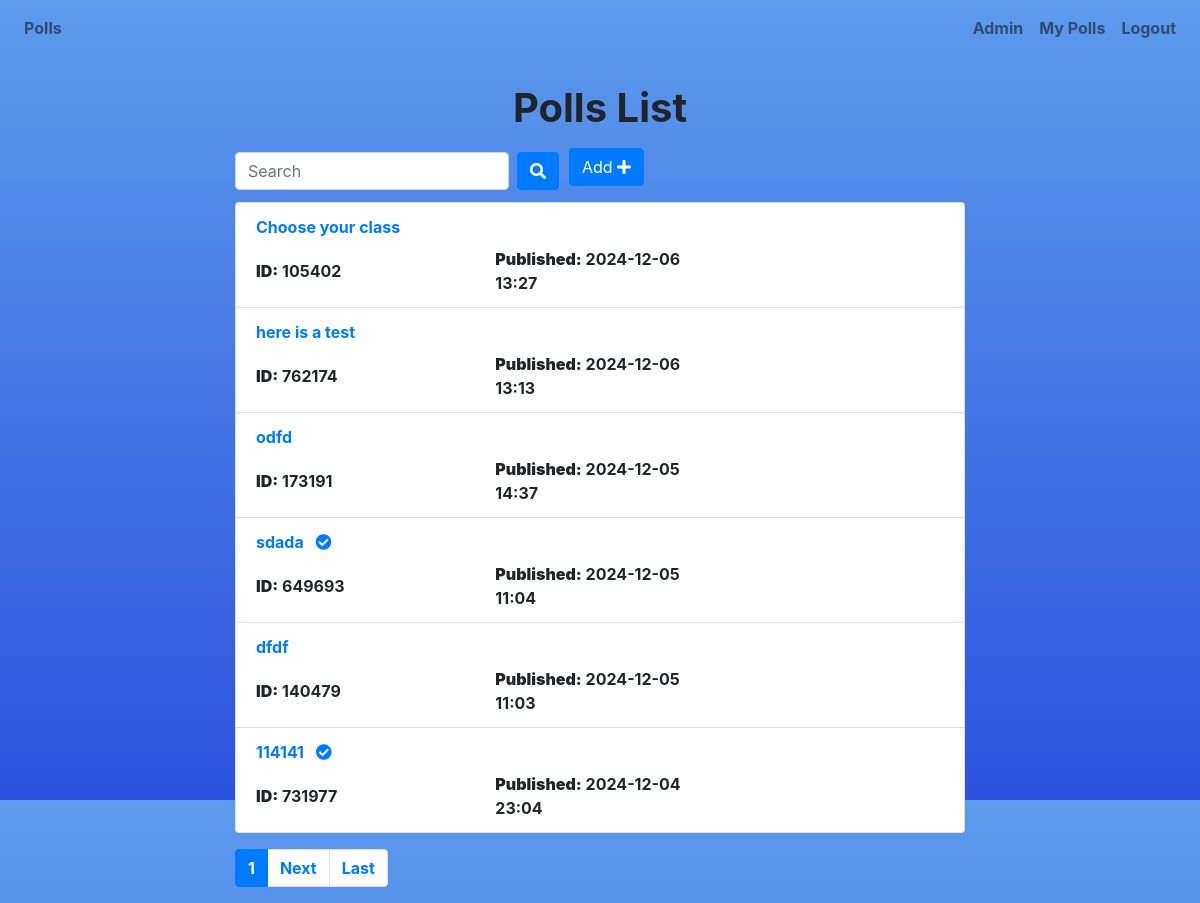
Page /polls/poll/list/ (signed in) on the earlier database version.
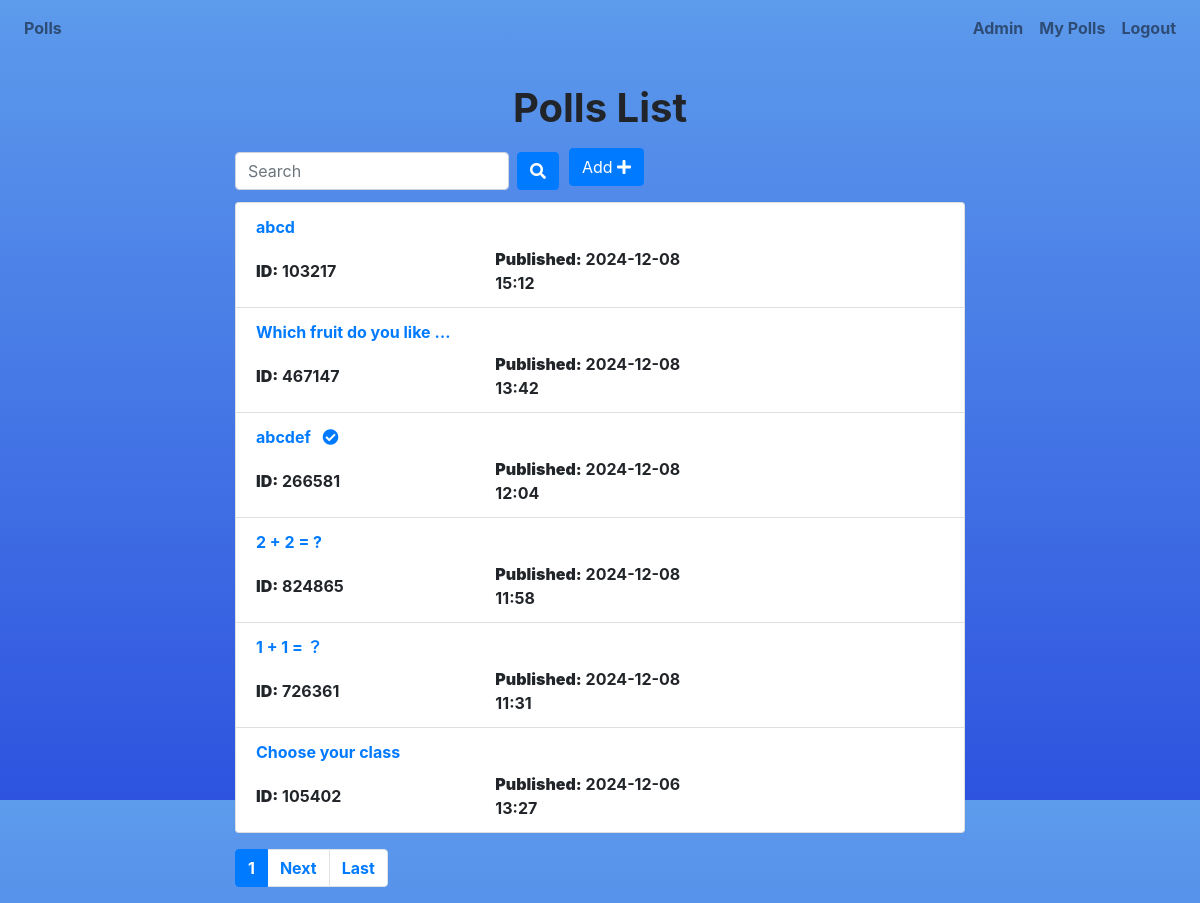
Same page on the later database version.
### polls/models.py (models this page shows, shortened)
class Poll(models.Model):
    owner = models.ForeignKey(User, on_delete=models.CASCADE)
    poll_id = models.TextField(unique=True, blank=True)
    text = models.TextField()
    pub_date = models.DateTimeField(default=timezone.now)
    active = models.BooleanField(default=True)

### polls/views.py (the view)
# urls.py: path('poll/list/', views.polls_list, name='list'),
@login_required()
def polls_list(request):
    all_polls = Poll.objects.all().order_by('-pub_date')
    search_term = ''
    if 'name' in request.GET:
        all_polls = all_polls.order_by('text')
    if 'date' in request.GET:
        pass
    if 'vote' in request.GET:
        all_polls = all_polls.annotate(Count('vote')).order_by('vote__count')
    if 'search' in request.GET:
        search_term = request.GET['search']
        all_polls = all_polls.filter(text__icontains=search_term)
    paginator = Paginator(all_polls, 6)  # Show 6 contacts per page
    page = request.GET.get('page')
    polls = paginator.get_page(page)
    get_dict_copy = request.GET.copy()
    params = get_dict_copy.pop('page', True) and get_dict_copy.urlencode()
    context = {
        'polls': polls,
        'params': params,
        'search_term': search_term,
    }
    return render(request, 'polls/polls_list.html', context)

### polls/templates/polls/polls_list.html (shortened to what this page needs)
{% extends 'base.html' %}
{% load static %}
{% block custom_css %}
<link rel="stylesheet" href="{% static 'css/poll.css' %}">
{% endblock custom_css %}
{% block content %}
<div class="container" style="margin-top: -1vw;">
    <div class="row" style="margin-top: 20px">
        <div class="col-md-8 offset-sm-2">
            <h1 class="text-center mt-3 mb-3">Polls List</h1>
            <form class="form-inline">
                <div class="form-group mr-sm-2 mb-2">
                    <input type="search" class="form-control" name="search" placeholder="Search" value="{{ search_term }}">
                </div>
                <button type="submit" class="btn btn-primary mb-2"><i class="fas fa-search"></i></button>
                <a class="btn btn-primary mb-3 float-right" href="{% url 'polls:add' %}" role="button" style="margin-left: 10px; margin-bottom: -2px;">Add <i class="fas fa-plus"></i></a>
            </form>
            <ul class="list-group">
                {% for poll in polls %}
                <li class="list-group-item">
                    <a href="{% url 'polls:detail' poll.id %}">
                        {{ poll.text|truncatewords:5 }}
                        {% if not poll.active %}
                            <i class="fas fa-check-circle ml-2"></i>
                        {% endif %}
                    </a>
                    <div class="row mt-2 align-items-center">
                        <div class="col">
                            <strong>ID:</strong> {{ poll.poll_id }}
                        </div>
                        <div class="col">
                            <strong>Published:</strong> {{ poll.pub_date|date:"Y-m-d H:i" }}
                        </div>
                            <div class="col">
                            </div>
                    </div>
                </li>
                {% endfor %}
            </ul>
            <nav class="mt-3">
                <ul class="pagination">
                    <li class="page-item active"><a class="page-link" href="">{{ polls.number }}</a></li>
                    {% if polls.has_next %}
                    <li class="page-item"><a class="page-link" href="?page={{ polls.next_page_number }}&{{ params }}">Next</a></li>
                    <li class="page-item"><a class="page-link" href="?page={{ polls.paginator.num_pages }}&{{ params }}">Last</a></li>
                    {% endif %}
                </ul>
            </nav>
        </div>
    </div>
</div>
{% endblock content %}

### templates/base.html (shortened to what this page needs)
{% load static %}
<!DOCTYPE html>
<html lang="en">
<head>
    <link rel="stylesheet" href="https://maxcdn.bootstrapcdn.com/bootstrap/4.0.0/css/bootstrap.min.css"
>
    <link rel="stylesheet" href="https://use.fontawesome.com/releases/v5.6.3/css/all.css"
>
    {% block custom_css %}{% endblock custom_css %}
</head>
<body>
    {% include 'includes/navbar.html' %}
    {% block content %}
    {% endblock content %}
</body>
</html>

### templates/includes/navbar.html (shortened to what this page needs)
{% load static %}
{% block custom_css %}
<link rel="stylesheet" href="{% static 'css/nav.css' %}">
{% endblock custom_css %}
<nav class="navbar navbar-expand-sm navbar-light bg-light" style="top: 0; position: fixed; width: 100%; z-index: 1030;">
    <div class="collapse navbar-collapse" id="collapsibleNavId">
        <ul class="navbar-nav mr-auto mt-2 mt-lg-0">
            <li class="nav-item">
                <a class="nav-link" href="{% url 'polls:list' %}">Polls</a>
            </li>
        </ul>
        <div class="navbar-nav ml-auto">
            <a class="nav-link" href="/admin/">Admin</a>
            {% if request.user.is_authenticated %}
            <a class="nav-link" href="{% url 'polls:list_by_user' %}">My Polls</a>
            <a class="nav-link" href="{% url 'accounts:index' %}">Logout</a>
            {% endif %}
        </div>
    </div>
</nav>

### static/css/poll.css (style rules this page uses)
html, body { height:102%; font-weight: bold; padding-top: 30px; }
body { background: linear-gradient(to bottom, #5d9bec, #2d53df); }
h1 { font-weight: bold; }
a { font-weight: bold; }

### static/css/nav.css (style rules this page uses)
.navbar { background: linear-gradient(to bottom, #5d9bec, #5995eb); }
a { font-weight: bold; }

Differences in the rows shown:
no longer on this page (row unchanged): Poll: text "here is a test", poll_id "762174", pub_date "2024-12-06 13:13"
removed Poll: text "odfd", poll_id "173191", pub_date "2024-12-05 14:37"
removed Poll: text "sdada", active False (drawn), poll_id "649693", pub_date "2024-12-05 11:04"
removed Poll: text "dfdf", poll_id "140479", pub_date "2024-12-05 11:03"
removed Poll: text "114141", active False (drawn), poll_id "731977", pub_date "2024-12-04 23:04"
added Poll: text "abcd", poll_id "103217", pub_date "2024-12-08 15:12"
added Poll: text "Which fruit do you like …", poll_id "467147", pub_date "2024-12-08 13:42"
added Poll: text "abcdef", active False (drawn), poll_id "266581", pub_date "2024-12-08 12:04"
added Poll: text "2 + 2 = ?", poll_id "824865", pub_date "2024-12-08 11:58"
added Poll: text "1 + 1 = ？", poll_id "726361", pub_date "2024-12-08 11:31"
